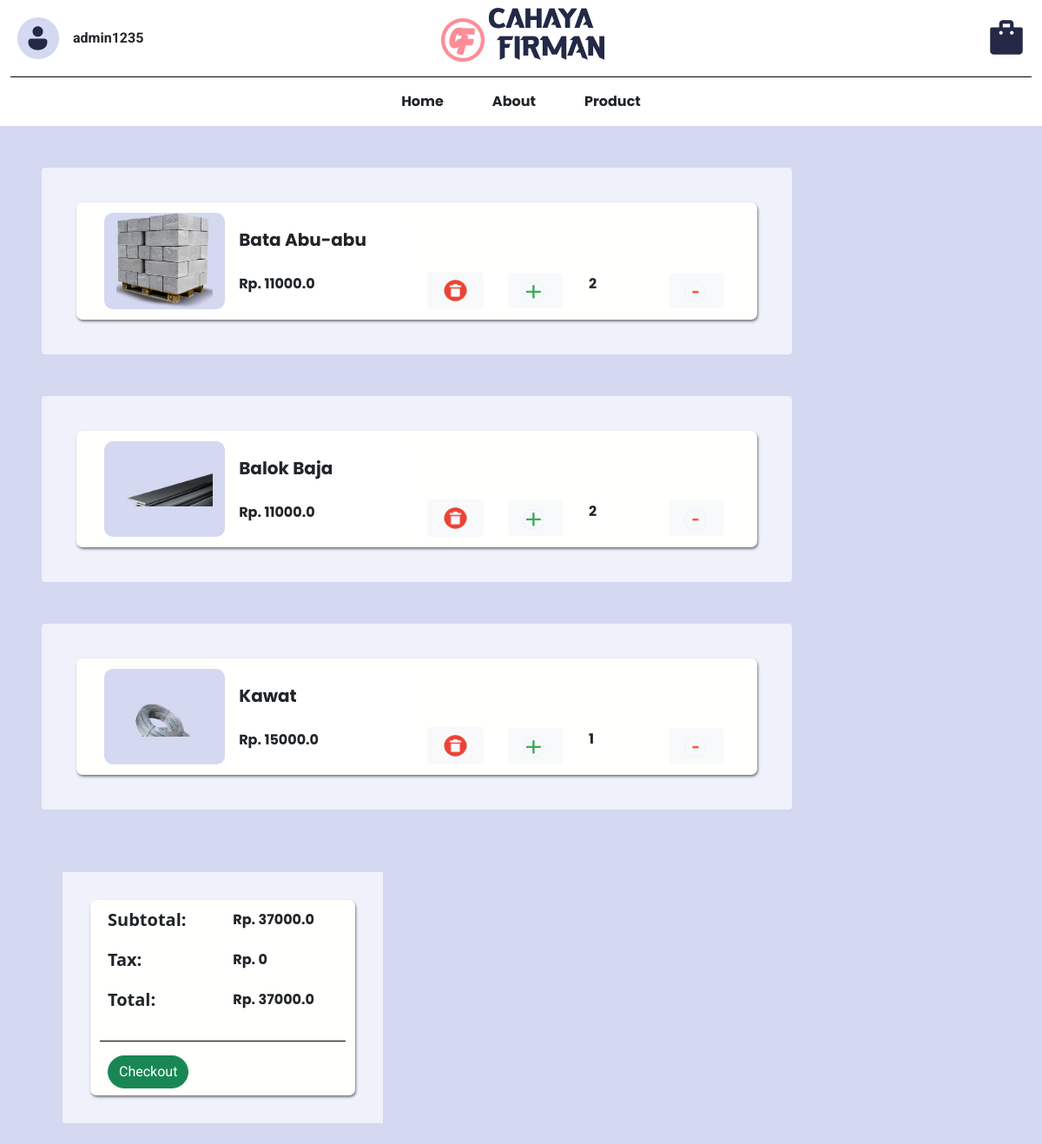
Before: /keranjang (signed in) with the older database file.
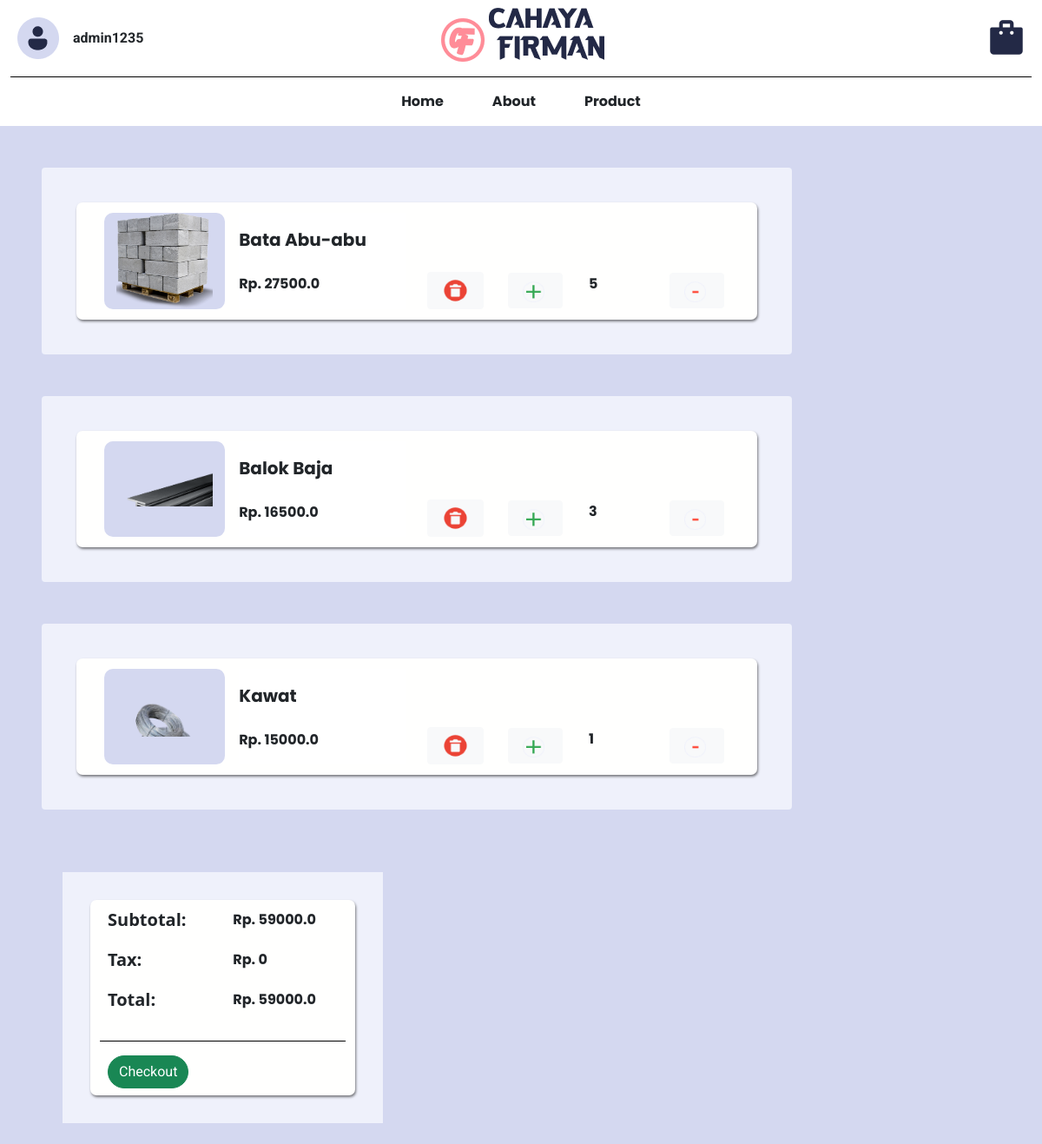
After: the same page with the newer database file.
### models/user.py (models this page shows, shortened)
class User(db.Model, UserMixin):
    id_user = db.Column(db.Integer, primary_key=True)
    username = db.Column(db.String(20), nullable=False, unique=True)
    email = db.Column(db.String(120), nullable=False, unique=True)
    password = db.Column(db.String(80), nullable=False)
    fullname = db.Column(db.String(60), nullable=True, unique=False)
    gender = db.Column(db.CHAR(1), nullable=True, unique=False)
    telephone = db.Column(db.Integer, nullable=True, unique=False)
    address = db.Column(db.String(60), nullable=True, unique=False)
    is_admin = db.Column(db.Boolean, default=False)

### models/order_items.py (models this page shows)
class Order_items(db.Model):
    __tablename__ = 'order_items'
    id_order_item = db.Column(db.Integer, primary_key=True)
    id_product = db.Column(db.Integer, db.ForeignKey('product.id_product',name='fk_order_product'))  # Foreign key ke tabel Products
    id_session = db.Column(db.Integer, db.ForeignKey('session.id_session', name='fk_order_session'))  # Foreign key ke tabel session
    quantity = db.Column(db.Integer, nullable=False, default=1)
    product = db.relationship('Product', backref='order_items')
    session = db.relationship('session', back_populates='order_items')

### models/product.py (models this page shows)
class Product(db.Model):
    __tablename__ = 'product'
    id_product = db.Column(db.Integer, primary_key=True)
    name = db.Column(db.String(100))
    desc = db.Column(db.String(100))
    category = db.Column(db.String(100))
    quantityInStock = db.Column(db.Integer)
    price = db.Column(db.Float)
    picture = db.Column(db.String(100))

### app.py (the view)
@app.route("/keranjang")
def keranjang():
    if  current_user.is_authenticated and current_user.is_admin:
            flash("You need to log in as a user to access this page.", "danger")
            abort(403)
    active_session = None
    if current_user.session:
        for session in current_user.session:
            if session.is_active:
                active_session = session
                break
    order_items = []
    if active_session:
        order_items = Order_items.query.filter_by(id_session=active_session.id_session).all()
    total_price = sum(order_item.quantity * order_item.product.price for order_item in order_items)
    return render_template("keranjang.html", order_items=order_items, user=current_user, total_price=total_price)

### app.py (called while the page is built)
@login_manager.user_loader
def load_user(user_id):
    return User.query.get(int(user_id))

### templates/keranjang.html (shortened to what this page needs)
<!DOCTYPE html>
<html lang="en">
<head>
    <link href="https://cdn.jsdelivr.net/npm/bootstrap@5.0.2/dist/css/bootstrap.min.css" rel="stylesheet"
>
</head>
<body>
    <div class="container-satu">
        <div class="layanan satu d-flex align-items-center">
            <div class="col d-flex justify-content-start" id="profileContainer">
                <div class="d-flex align-items-center p-3 ms-1">
                    <img src="{{ url_for('static', filename='asset/Navbar/profile_user.png') }}" class="img-fluid me-3">
                    <p class="mt-3"> {% if current_user.is_authenticated %}
                        {{ current_user.username }}
                    {% else %}
                        guest
                    {% endif %}</p>
                </div>
            </div>
        </div>
        <div class="layanan dua">
            <div class="col d-flex justify-content-center align-items-center" id="logoCahayaFirmanContainer">
                <img src="{{ url_for('static', filename='asset/Navbar/Logo.png') }}" class="img-fluid">
            </div>
        </div>
        <div class="layanan tiga d-flex align-items-center">
            <div class="col d-flex justify-content-end">
                <div class="d-flex flex-column align-items-center" id="keranjangContainer">
                    <img src="{{ url_for('static', filename='asset/bucket.png') }}" class="img-fluid me-3">
                </div>
            </div>
        </div>
    </div>
    <div class="garis"></div>
    <div class="container d-flex justify-content-center">
        <div class="row">
            <div class="col mx-3 mt-3" id="aboutContainer">
                <p class="teks-bold">About</p>
            </div>
            <div class="col mx-3 mt-3" id="productContainer">
                <p class="teks-bold">Product</p>
            </div>
            <div class="col order-first mx-3 mt-3" id="homeContainer">
                <p class="teks-bold">Home</p>
            </div>
        </div>
    </div>
    <div class="d-flex flex-column bd-highlight p-4">
        {% for order_item in order_items %}
        <div class="p-3 flex-fill bd-highlight m-4" style="background-color: #EFF1FB; width: 75%; border-radius: 4px;">
            <div class="p-2 m-4 bd-highlight" style="border-radius: 7px;">
                <div class="row py-1 px-4">
                    <div class="col satu">
                        <div class="image-container">
                            <img src="{{ url_for('static', filename='unggah/' + order_item.product.picture) }}" class="img-fluid">
                        </div>
                        <div class="col d-flex flex-column bd-highlight align-items-start ms-3">
                            <div class="bd-highlight mt-3">
                                <p class="fw-bold fs-5">{{ order_item.product.name }}</p>
                            </div>
                            <div class="bd-highlight mt-2">
                                <p class="fw-bold text-xl text-start">Rp. {{ order_item.quantity * order_item.product.price }}</p>
                            </div>
                        </div>
                    </div>
                    <div class="col align-self-end">
                        <div class="row">
                            <div class="col">
                                <form method="POST" action="{{ url_for('delete_item', id_order_item=order_item.id_order_item) }}">
                                    <button type="submit" name="delete" class="btn btn-light">
                                        <img src="{{ url_for('static', filename='asset/Keranjang/mdi_rubbish-bin-circle.png') }}" class="img-fluid">
                                    </button>
                                </form>
                            </div>
                            <div class="col">
                                <form method="POST" action="{{ url_for('update_cart', id_order_item=order_item.id_order_item) }}">
                                    <button type="submit" name="plus" class="btn btn-light">
                                        <img src="{{ url_for('static', filename='asset/Keranjang/ic_baseline-plus (1).png') }}" alt="plus" class="img-fluid">
                                    </button>
                                </form>
                            </div>
                            <div class="col">
                                <p class="fw-bold">{{ order_item.quantity }}</p>
                            </div>
                            <div class="col">
                                <form method="POST" action="{{ url_for('update_cart', id_order_item=order_item.id_order_item) }}">
                                    <button type="submit" name="minus" class="btn btn-light">
                                        <img src="{{ url_for('static', filename='asset/Keranjang/ic_baseline-plus.png') }}" alt="minus" class="img-fluid">
                                    </button>
                                </form>
                            </div>
                        </div>
                    </div>
                </div>
            </div>
        </div>
        {% endfor %}
        {% set tax = 0 %}
        <div class="flex-fill bd-highlight mt-4" style="width: 40%;">
            <div class="p-2 mt-4 ms-5 flex-fill bd-highlight" style="background-color: #EFF1FB; width: 80%;">
                <div class="p-2 m-4 bd-highlight" style="border-radius: 7px;">
                    <div class="container">
                        <div class="row row-cols-2">
                            <div class="col">
                                <p class="fw-bolder fs-5">Subtotal:</p>
                            </div>
                            <div class="col">
                                <p class="fw-bold">Rp. {{ total_price }}</p>
                            </div>
                            <div class="col">
                                <p class="fw-bolder fs-5">Tax:</p>
                            </div>
                            <div class="col">
                                <p class="fw-bold">Rp. {{ tax }}</p>
                            </div>
                            <div class="col">
                                <p class="fw-bolder fs-5">Total:</p>
                            </div>
                            <div class="col">
                                <p class="fw-bold">Rp. {{ total_price + tax }}</p>
                            </div>
                            <div class="garis m-3"></div>
                        </div>
                        <div class="d-grid gap-2">
                            <form method="POST" action="{{ url_for('Checkout') }}">
                                <button type="submit" class="btn btn-success">Checkout</button>
                            </form>
                        </div>
                    </div>
                </div>
            </div>
        </div>
</body>
</html>

### templates/keranjang.html (style rules this page uses)
.img-fluid { max-width: 80%; height: auto; }
.garis { height: 1px; width: 98%; margin: 0% auto; background-color: black; }
.teks-bold { font-family: 'Poppins', sans-serif; font-weight: bold; }
.container-satu { width: 100%; margin: 0% auto; display: flex; justify-content: space-between; }
.layanan { width: 30%; }
.d-flex.bd-highlight { margin: 0% auto; background-color: #D4D8F0; }
.p-2.m-4 { background-color: #FFFFFE; box-shadow: 1px 2px 3px rgba(0, 0, 0, 0.5); }
.image-container { background-color: #D4D8F0; border-radius: 10px; display: flex; align-items: center; justify-content: center; width: 40%; height: auto; }
.col.satu { display: flex; }
.col.d-flex { background-color: white; }
.row { display: flex; align-items: center; justify-content: center; height: 100%; }
p.mt-3 { font-family: 'Roboto', sans-serif; font-weight: bold; }
p.fw-bold { font-family: 'Poppins', sans-serif; }
.btn.btn-success { border-radius: 20px; font-family: 'Roboto', sans-serif; }

Changed rows visible on the page:
changed Order_items "Bata Abu-abu": order_item.quantity*order_item.product.price "11000.0" → "27500.0"; quantity "2" → "5"
changed Order_items "Balok Baja": order_item.quantity*order_item.product.price "11000.0" → "16500.0"; quantity "2" → "3"
Other visible differences:
{{ total_price }}: "37000.0" → "59000.0"
{{ total_price + tax }}: "37000.0" → "59000.0"
